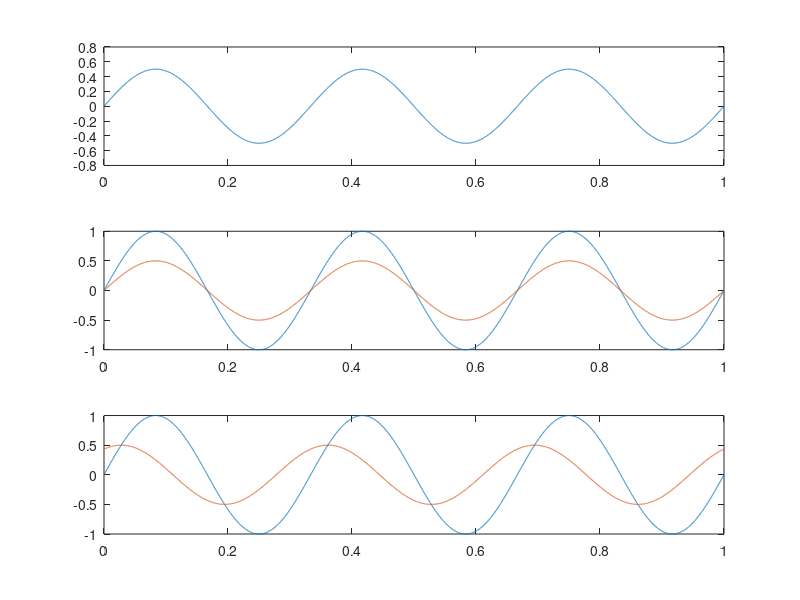

Reproduce this figure in MATLAB.
clear;
Fs=8000;
t=[0:Fs-1]/Fs;
phi=60*pi/180;
f=3;

x1=sin(2*pi*f*t);
x2=0.5*sin(2*pi*f*t);
x3=0.5*sin(2*pi*f*t+phi);

figure;
subplot(3,1,1);
plot(t,x2);
subplot(3,1,2);
plot(t,x1,t,x2);
subplot(3,1,3);
plot(t,x1,t,x3);